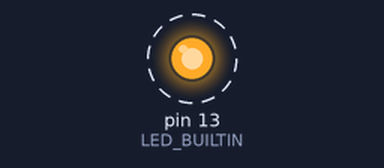
The program below on a simulated Arduino Uno, built with avr-gcc and run on an emulated ATmega328P. On the bench: output pins drawn as LEDs (lit = HIGH). Dashed ring = blinking.

Above: at 0.05 s.
Timing chart, 0 to 3.0 s (numbered marks = the images above):
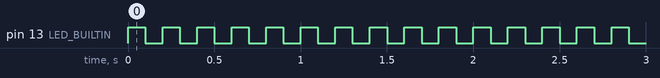

Measured:
- by itself, pin 13 (LED_BUILTIN): alternates HIGH for 0.10 s and LOW for 0.10 s

The program:

main.cpp
```cpp
/*
 * Blink
 * Turns on an LED on for one second,
 * then off for one second, repeatedly.
 */

#ifdef UNIT_TEST
    #include "ArduinoFake.h"
#else
    #include "Arduino.h"
#endif

void setup()
{
    // initialize LED digital pin as an output.
    pinMode(LED_BUILTIN, OUTPUT);
}

void loop()
{
    // turn the LED on (HIGH is the voltage level)
    digitalWrite(LED_BUILTIN, HIGH);
    // wait for a second
    delay(100);
    // turn the LED off by making the voltage LOW
    digitalWrite(LED_BUILTIN, LOW);
     // wait for a second
    delay(100);
}
```
